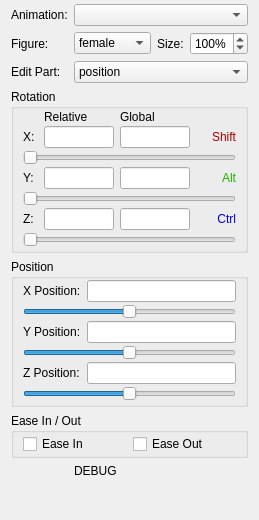
        <widget class="QWidget" name="avatarTab">
         <attribute name="title">
          <string>Avatar</string>
         </attribute>
         <layout class="QGridLayout" name="_2">
          <property name="topMargin">
           <number>4</number>
          </property>
          <item row="0" column="0">
           <widget class="QLabel" name="animationLabel">
            <property name="sizePolicy">
             <sizepolicy hsizetype="Fixed" vsizetype="Preferred">
              <horstretch>0</horstretch>
              <verstretch>0</verstretch>
             </sizepolicy>
            </property>
            <property name="text">
             <string>Animation:</string>
            </property>
           </widget>
          </item>
          <item row="0" column="1" colspan="3">
           <widget class="QComboBox" name="selectAnimationCombo">
            <property name="sizePolicy">
             <sizepolicy hsizetype="Minimum" vsizetype="Fixed">
              <horstretch>0</horstretch>
              <verstretch>0</verstretch>
             </sizepolicy>
            </property>
           </widget>
          </item>
          <item row="1" column="0">
           <widget class="QLabel" name="figureLabel">
            <property name="sizePolicy">
             <sizepolicy hsizetype="Fixed" vsizetype="Preferred">
              <horstretch>0</horstretch>
              <verstretch>0</verstretch>
             </sizepolicy>
            </property>
            <property name="text">
             <string>Figure:</string>
            </property>
           </widget>
          </item>
          <item row="1" column="1">
           <widget class="QComboBox" name="figureCombo">
            <property name="sizePolicy">
             <sizepolicy hsizetype="Minimum" vsizetype="Fixed">
              <horstretch>0</horstretch>
              <verstretch>0</verstretch>
             </sizepolicy>
            </property>
            <item>
             <property name="text">
              <string>female</string>
             </property>
            </item>
            <item>
             <property name="text">
              <string>male</string>
             </property>
            </item>
           </widget>
          </item>
          <item row="1" column="2">
           <widget class="QLabel" name="scaleLabel">
            <property name="sizePolicy">
             <sizepolicy hsizetype="Fixed" vsizetype="Preferred">
              <horstretch>0</horstretch>
              <verstretch>0</verstretch>
             </sizepolicy>
            </property>
            <property name="text">
             <string>Size:</string>
            </property>
           </widget>
          </item>
          <item row="1" column="3">
           <widget class="QSpinBox" name="scaleSpin">
            <property name="sizePolicy">
             <sizepolicy hsizetype="Fixed" vsizetype="Fixed">
              <horstretch>0</horstretch>
              <verstretch>0</verstretch>
             </sizepolicy>
            </property>
            <property name="suffix">
             <string>%</string>
            </property>
            <property name="minimum">
             <number>30</number>
            </property>
            <property name="maximum">
             <number>200</number>
            </property>
            <property name="value">
             <number>100</number>
            </property>
           </widget>
          </item>
          <item row="2" column="0">
           <widget class="QLabel" name="editPartLabel">
            <property name="sizePolicy">
             <sizepolicy hsizetype="Fixed" vsizetype="Preferred">
              <horstretch>0</horstretch>
              <verstretch>0</verstretch>
             </sizepolicy>
            </property>
            <property name="text">
             <string>Edit Part:</string>
            </property>
           </widget>
          </item>
          <item row="2" column="1" colspan="3">
           <widget class="QComboBox" name="editPartCombo">
            <property name="sizePolicy">
             <sizepolicy hsizetype="Minimum" vsizetype="Fixed">
              <horstretch>0</horstretch>
              <verstretch>0</verstretch>
             </sizepolicy>
            </property>
            <item>
             <property name="text">
              <string>position</string>
             </property>
            </item>
            <item>
             <property name="text">
              <string>hip</string>
             </property>
            </item>
            <item>
             <property name="text">
              <string>abdomen</string>
             </property>
            </item>
            <item>
             <property name="text">
              <string>chest</string>
             </property>
            </item>
            <item>
             <property name="text">
              <string>neck</string>
             </property>
            </item>
            <item>
             <property name="text">
              <string>head</string>
             </property>
            </item>
            <item>
             <property name="text">
              <string>lCollar</string>
             </property>
            </item>
            <item>
             <property name="text">
              <string>lShldr</string>
             </property>
            </item>
            <item>
             <property name="text">
              <string>lForeArm</string>
             </property>
            </item>
            <item>
             <property name="text">
              <string>lHand</string>
             </property>
            </item>
            <item>
             <property name="text">
              <string>rCollar</string>
             </property>
            </item>
            <item>
             <property name="text">
              <string>rShldr</string>
             </property>
            </item>
            <item>
             <property name="text">
              <string>rForeArm</string>
             </property>
            </item>
            <item>
             <property name="text">
              <string>rHand</string>
             </property>
            </item>
            <item>
             <property name="text">
              <string>lThigh</string>
             </property>
            </item>
            <item>
             <property name="text">
              <string>lShin</string>
             </property>
            </item>
            <item>
             <property name="text">
              <string>lFoot</string>
             </property>
            </item>
            <item>
             <property name="text">
              <string>rThigh</string>
             </property>
            </item>
            <item>
             <property name="text">
              <string>rShin</string>
             </property>
            </item>
            <item>
             <property name="text">
              <string>rFoot</string>
             </property>
            </item>
           </widget>
          </item>
          <item row="3" column="0" colspan="4">
           <widget class="QGroupBox" name="rotationGroupBox">
            <property name="title">
             <string>Rotation</string>
            </property>
            <layout class="QGridLayout" name="_3">
             <property name="topMargin">
              <number>1</number>
             </property>
             <property name="bottomMargin">
              <number>3</number>
             </property>
             <property name="verticalSpacing">
              <number>2</number>
             </property>
             <item row="1" column="0">
              <widget class="QLabel" name="xRotationLabel">
               <property name="sizePolicy">
                <sizepolicy hsizetype="Fixed" vsizetype="Preferred">
                 <horstretch>0</horstretch>
                 <verstretch>0</verstretch>
                </sizepolicy>
               </property>
               <property name="text">
                <string>X: </string>
               </property>
              </widget>
             </item>
             <item row="1" column="1">
              <widget class="QLineEdit" name="xRotationEdit">
               <property name="sizePolicy">
                <sizepolicy hsizetype="Preferred" vsizetype="Fixed">
                 <horstretch>0</horstretch>
                 <verstretch>0</verstretch>
                </sizepolicy>
               </property>
               <property name="maximumSize">
                <size>
                 <width>70</width>
                 <height>16777215</height>
                </size>
               </property>
              </widget>
             </item>
             <item row="1" column="3">
              <widget class="QLabel" name="shiftLabel">
               <property name="sizePolicy">
                <sizepolicy hsizetype="Fixed" vsizetype="Preferred">
                 <horstretch>0</horstretch>
                 <verstretch>0</verstretch>
                </sizepolicy>
               </property>
               <property name="minimumSize">
                <size>
                 <width>40</width>
                 <height>0</height>
                </size>
               </property>
               <property name="styleSheet">
                <string notr="true">color: #ab0000;
</string>
               </property>
               <property name="text">
                <string>Shift</string>
               </property>
               <property name="alignment">
                <set>Qt::AlignRight|Qt::AlignTrailing|Qt::AlignVCenter</set>
               </property>
              </widget>
             </item>
             <item row="2" column="0" colspan="4">
              <widget class="QSlider" name="xRotationSlider">
               <property name="sizePolicy">
                <sizepolicy hsizetype="Preferred" vsizetype="Fixed">
                 <horstretch>0</horstretch>
                 <verstretch>0</verstretch>
                </sizepolicy>
               </property>
               <property name="focusPolicy">
                <enum>Qt::NoFocus</enum>
               </property>
               <property name="orientation">
                <enum>Qt::Horizontal</enum>
               </property>
              </widget>
             </item>
             <item row="4" column="0">
              <widget class="QLabel" name="yRotationLabel">
               <property name="sizePolicy">
                <sizepolicy hsizetype="Fixed" vsizetype="Preferred">
                 <horstretch>0</horstretch>
                 <verstretch>0</verstretch>
                </sizepolicy>
               </property>
               <property name="text">
                <string>Y: </string>
               </property>
              </widget>
             </item>
             <item row="4" column="1">
              <widget class="QLineEdit" name="yRotationEdit">
               <property name="sizePolicy">
                <sizepolicy hsizetype="Preferred" vsizetype="Fixed">
                 <horstretch>0</horstretch>
                 <verstretch>0</verstretch>
                </sizepolicy>
               </property>
               <property name="maximumSize">
                <size>
                 <width>70</width>
                 <height>16777215</height>
                </size>
               </property>
              </widget>
             </item>
             <item row="4" column="3">
              <widget class="QLabel" name="altLabel">
               <property name="sizePolicy">
                <sizepolicy hsizetype="Fixed" vsizetype="Preferred">
                 <horstretch>0</horstretch>
                 <verstretch>0</verstretch>
                </sizepolicy>
               </property>
               <property name="minimumSize">
                <size>
                 <width>40</width>
                 <height>0</height>
                </size>
               </property>
               <property name="styleSheet">
                <string notr="true">color: #20af00;
</string>
               </property>
               <property name="text">
                <string>Alt</string>
               </property>
               <property name="alignment">
                <set>Qt::AlignRight|Qt::AlignTrailing|Qt::AlignVCenter</set>
               </property>
              </widget>
             </item>
             <item row="5" column="0" colspan="4">
              <widget class="QSlider" name="yRotationSlider">
               <property name="sizePolicy">
                <sizepolicy hsizetype="Preferred" vsizetype="Fixed">
                 <horstretch>0</horstretch>
                 <verstretch>0</verstretch>
                </sizepolicy>
               </property>
               <property name="focusPolicy">
                <enum>Qt::NoFocus</enum>
               </property>
               <property name="orientation">
                <enum>Qt::Horizontal</enum>
               </property>
              </widget>
             </item>
             <item row="6" column="0">
              <widget class="QLabel" name="zRotationLabel">
               <property name="sizePolicy">
                <sizepolicy hsizetype="Fixed" vsizetype="Preferred">
                 <horstretch>0</horstretch>
                 <verstretch>0</verstretch>
                </sizepolicy>
               </property>
               <property name="text">
                <string>Z: </string>
               </property>
              </widget>
             </item>
             <item row="6" column="1">
              <widget class="QLineEdit" name="zRotationEdit">
               <property name="sizePolicy">
                <sizepolicy hsizetype="Preferred" vsizetype="Fixed">
                 <horstretch>0</horstretch>
                 <verstretch>0</verstretch>
                </sizepolicy>
               </property>
               <property name="maximumSize">
                <size>
                 <width>70</width>
                 <height>16777215</height>
                </size>
               </property>
              </widget>
             </item>
             <item row="6" column="3">
              <widget class="QLabel" name="ctrlLabel">
               <property name="sizePolicy">
                <sizepolicy hsizetype="Fixed" vsizetype="Preferred">
                 <horstretch>0</horstretch>
                 <verstretch>0</verstretch>
                </sizepolicy>
               </property>
               <property name="minimumSize">
                <size>
                 <width>40</width>
                 <height>0</height>
                </size>
               </property>
               <property name="styleSheet">
                <string notr="true">color: #0000e2;
</string>
               </property>
               <property name="text">
                <string>Ctrl</string>
               </property>
               <property name="alignment">
                <set>Qt::AlignRight|Qt::AlignTrailing|Qt::AlignVCenter</set>
               </property>
              </widget>
             </item>
             <item row="7" column="0" colspan="4">
              <widget class="QSlider" name="zRotationSlider">
               <property name="sizePolicy">
                <sizepolicy hsizetype="Preferred" vsizetype="Fixed">
                 <horstretch>0</horstretch>
                 <verstretch>0</verstretch>
                </sizepolicy>
               </property>
               <property name="focusPolicy">
                <enum>Qt::NoFocus</enum>
               </property>
               <property name="orientation">
                <enum>Qt::Horizontal</enum>
               </property>
              </widget>
             </item>
             <item row="1" column="2">
              <widget class="QLineEdit" name="xGlobalRotationEdit">
               <property name="sizePolicy">
                <sizepolicy hsizetype="Fixed" vsizetype="Fixed">
                 <horstretch>0</horstretch>
                 <verstretch>0</verstretch>
                </sizepolicy>
               </property>
               <property name="maximumSize">
                <size>
                 <width>70</width>
                 <height>16777215</height>
                </size>
               </property>
              </widget>
             </item>
             <item row="0" column="1">
              <widget class="QLabel" name="label">
               <property name="text">
                <string>Relative</string>
               </property>
              </widget>
             </item>
             <item row="0" column="2">
              <widget class="QLabel" name="label_2">
               <property name="text">
                <string>Global</string>
               </property>
              </widget>
             </item>
             <item row="4" column="2">
              <widget class="QLineEdit" name="yGlobalRotationEdit">
               <property name="sizePolicy">
                <sizepolicy hsizetype="Fixed" vsizetype="Fixed">
                 <horstretch>0</horstretch>
                 <verstretch>0</verstretch>
                </sizepolicy>
               </property>
               <property name="maximumSize">
                <size>
                 <width>70</width>
                 <height>16777215</height>
                </size>
               </property>
              </widget>
             </item>
             <item row="6" column="2">
              <widget class="QLineEdit" name="zGlobalRotationEdit">
               <property name="sizePolicy">
                <sizepolicy hsizetype="Fixed" vsizetype="Fixed">
                 <horstretch>0</horstretch>
                 <verstretch>0</verstretch>
                </sizepolicy>
               </property>
               <property name="maximumSize">
                <size>
                 <width>70</width>
                 <height>16777215</height>
                </size>
               </property>
              </widget>
             </item>
            </layout>
           </widget>
          </item>
          <item row="4" column="0" colspan="4">
           <widget class="QGroupBox" name="positionGroupBox">
            <property name="title">
             <string>Position</string>
            </property>
            <layout class="QGridLayout" name="_4">
             <property name="topMargin">
              <number>1</number>
             </property>
             <property name="bottomMargin">
              <number>3</number>
             </property>
             <property name="verticalSpacing">
              <number>2</number>
             </property>
             <item row="0" column="0">
              <widget class="QLabel" name="xPositionLabel">
               <property name="sizePolicy">
                <sizepolicy hsizetype="Fixed" vsizetype="Preferred">
                 <horstretch>0</horstretch>
                 <verstretch>0</verstretch>
                </sizepolicy>
               </property>
               <property name="text">
                <string>X Position:</string>
               </property>
              </widget>
             </item>
             <item row="0" column="1">
              <widget class="QLineEdit" name="xPositionEdit">
               <property name="sizePolicy">
                <sizepolicy hsizetype="Preferred" vsizetype="Fixed">
                 <horstretch>0</horstretch>
                 <verstretch>0</verstretch>
                </sizepolicy>
               </property>
              </widget>
             </item>
             <item row="1" column="0" colspan="2">
              <widget class="QSlider" name="xPositionSlider">
               <property name="sizePolicy">
                <sizepolicy hsizetype="Preferred" vsizetype="Fixed">
                 <horstretch>0</horstretch>
                 <verstretch>0</verstretch>
                </sizepolicy>
               </property>
               <property name="focusPolicy">
                <enum>Qt::NoFocus</enum>
               </property>
               <property name="minimum">
                <number>-19600</number>
               </property>
               <property name="maximum">
                <number>19600</number>
               </property>
               <property name="orientation">
                <enum>Qt::Horizontal</enum>
               </property>
              </widget>
             </item>
             <item row="2" column="0">
              <widget class="QLabel" name="ypositionLabel">
               <property name="sizePolicy">
                <sizepolicy hsizetype="Fixed" vsizetype="Preferred">
                 <horstretch>0</horstretch>
                 <verstretch>0</verstretch>
                </sizepolicy>
               </property>
               <property name="text">
                <string>Y Position:</string>
               </property>
              </widget>
             </item>
             <item row="2" column="1">
              <widget class="QLineEdit" name="yPositionEdit">
               <property name="sizePolicy">
                <sizepolicy hsizetype="Preferred" vsizetype="Fixed">
                 <horstretch>0</horstretch>
                 <verstretch>0</verstretch>
                </sizepolicy>
               </property>
              </widget>
             </item>
             <item row="3" column="0" colspan="2">
              <widget class="QSlider" name="yPositionSlider">
               <property name="sizePolicy">
                <sizepolicy hsizetype="Preferred" vsizetype="Fixed">
                 <horstretch>0</horstretch>
                 <verstretch>0</verstretch>
                </sizepolicy>
               </property>
               <property name="focusPolicy">
                <enum>Qt::NoFocus</enum>
               </property>
               <property name="minimum">
                <number>-19600</number>
               </property>
               <property name="maximum">
                <number>19600</number>
               </property>
               <property name="orientation">
                <enum>Qt::Horizontal</enum>
               </property>
              </widget>
             </item>
             <item row="4" column="0">
              <widget class="QLabel" name="zRotationLabel_2">
               <property name="sizePolicy">
                <sizepolicy hsizetype="Fixed" vsizetype="Preferred">
                 <horstretch>0</horstretch>
                 <verstretch>0</verstretch>
                </sizepolicy>
               </property>
               <property name="text">
                <string>Z Position:</string>
               </property>
              </widget>
             </item>
             <item row="4" column="1">
              <widget class="QLineEdit" name="zPositionEdit">
               <property name="sizePolicy">
                <sizepolicy hsizetype="Preferred" vsizetype="Fixed">
                 <horstretch>0</horstretch>
                 <verstretch>0</verstretch>
                </sizepolicy>
               </property>
              </widget>
             </item>
             <item row="5" column="0" colspan="2">
              <widget class="QSlider" name="zPositionSlider">
               <property name="sizePolicy">
                <sizepolicy hsizetype="Preferred" vsizetype="Fixed">
                 <horstretch>0</horstretch>
                 <verstretch>0</verstretch>
                </sizepolicy>
               </property>
               <property name="focusPolicy">
                <enum>Qt::NoFocus</enum>
               </property>
               <property name="minimum">
                <number>-19600</number>
               </property>
               <property name="maximum">
                <number>19600</number>
               </property>
               <property name="orientation">
                <enum>Qt::Horizontal</enum>
               </property>
              </widget>
             </item>
            </layout>
           </widget>
          </item>
          <item row="5" column="0" colspan="4">
           <widget class="QGroupBox" name="easeInOutGroup">
            <property name="title">
             <string>Ease In / Out</string>
            </property>
            <layout class="QGridLayout" name="_5">
             <property name="topMargin">
              <number>1</number>
             </property>
             <property name="bottomMargin">
              <number>1</number>
             </property>
             <item row="0" column="0">
              <widget class="QCheckBox" name="easeInCheck">
               <property name="sizePolicy">
                <sizepolicy hsizetype="Preferred" vsizetype="Fixed">
                 <horstretch>0</horstretch>
                 <verstretch>0</verstretch>
                </sizepolicy>
               </property>
               <property name="text">
                <string>Ease In</string>
               </property>
              </widget>
             </item>
             <item row="0" column="1">
              <widget class="QCheckBox" name="easeOutCheck">
               <property name="sizePolicy">
                <sizepolicy hsizetype="Preferred" vsizetype="Fixed">
                 <horstretch>0</horstretch>
                 <verstretch>0</verstretch>
                </sizepolicy>
               </property>
               <property name="text">
                <string>Ease Out</string>
               </property>
              </widget>
             </item>
            </layout>
           </widget>
          </item>
          <item row="7" column="1" colspan="2">
           <spacer>
            <property name="orientation">
             <enum>Qt::Vertical</enum>
            </property>
            <property name="sizeHint" stdset="0">
             <size>
              <width>20</width>
              <height>31</height>
             </size>
            </property>
           </spacer>
          </item>
          <item row="6" column="1">
           <widget class="QLabel" name="DebugLabel">
            <property name="text">
             <string>DEBUG</string>
            </property>
           </widget>
          </item>
         </layout>
        </widget>
